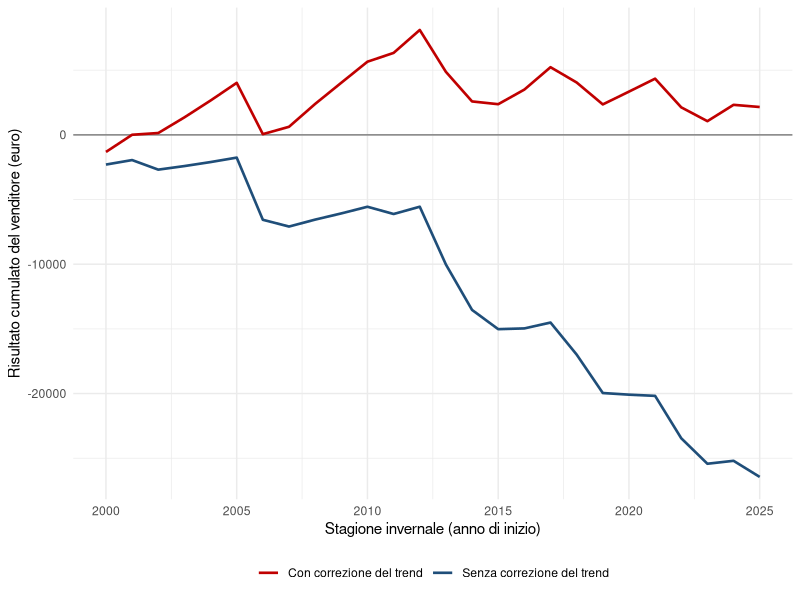

Write R code to recreate this figure.
# 06 - Verifica fuori campione: stagioni dal 2000/01 al 2025/26
#
# Per ogni stagione uso solo le stagioni precedenti e confronto la burn analysis
# senza correzione del trend con quella con correzione del trend.
# Il premio e attualizzato con l'Euribor a 6 mesi di ottobre di ciascun anno.
#
# Input:  risultati/indice_hdd.csv (prodotto dallo script 02)
#         dati/euribor_6m_bce.csv  (portale dati BCE)
# Output: risultati/tab_backtest.csv
#         risultati/06_backtest.txt
#         grafici/figura13_backtest.png

# directory di lavoro: la cartella codice_R 
library(ggplot2)

indice <- read.csv("risultati/indice_hdd.csv")
euribor <- read.csv("dati/euribor_6m_bce.csv")

tick <- 20

payoff_put <- function(indice_hdd, strike_put) {
  tick * pmax(strike_put - indice_hdd, 0)
}

risultati <- data.frame()

for (s in 2000:2025) {
  passato <- subset(indice, stagione < s)
  realizzato <- indice$HDD[indice$stagione == s]

  # tasso e fattore di sconto disponibili al 31 ottobre dell'anno s
  r <- euribor$tasso[euribor$mese == paste0(s, "-10")] / 100
  sconto <- exp(-r * 151 / 365)

  # strike: media delle ultime dieci stagioni, arrotondata alla decina
  K <- round(mean(tail(passato$HDD, 10)) / 10) * 10

  # senza correzione del trend
  previsione_grezza <- mean(passato$HDD)
  premio_grezzo <- sconto * mean(payoff_put(passato$HDD, K))

  # con correzione del trend
  passato$t <- passato$stagione - 1973
  trend <- lm(HDD ~ t, data = passato)
  previsione_detrend <- coef(trend)[1] + coef(trend)[2] * (s - 1973)
  detrend <- passato$HDD - fitted(trend) + previsione_detrend
  premio_detrend <- sconto * mean(payoff_put(detrend, K))

  # risultato di chi vende la put: premio incassato meno payoff pagato (attualizzato)
  pagato <- sconto * payoff_put(realizzato, K)

  riga <- data.frame(stagione = s, tasso = r, strike = K, realizzato = realizzato,
                     previsione_grezza = previsione_grezza,
                     previsione_detrend = previsione_detrend,
                     premio_grezzo = premio_grezzo, premio_detrend = premio_detrend,
                     payoff = pagato,
                     risultato_grezzo = premio_grezzo - pagato,
                     risultato_detrend = premio_detrend - pagato)
  risultati <- rbind(risultati, riga)
}

risultati$errore_grezzo <- risultati$previsione_grezza - risultati$realizzato
risultati$errore_detrend <- risultati$previsione_detrend - risultati$realizzato
write.csv(risultati, "risultati/tab_backtest.csv", row.names = FALSE)

sintesi <- data.frame(
  impostazione = c("Senza correzione del trend", "Con correzione del trend"),
  errore_medio = c(mean(risultati$errore_grezzo), mean(risultati$errore_detrend)),
  errore_assoluto_medio = c(mean(abs(risultati$errore_grezzo)), mean(abs(risultati$errore_detrend))),
  stagioni_sovrastimate = c(sum(risultati$errore_grezzo > 0), sum(risultati$errore_detrend > 0)),
  premio_medio = c(mean(risultati$premio_grezzo), mean(risultati$premio_detrend)),
  risultato_cumulato = c(sum(risultati$risultato_grezzo), sum(risultati$risultato_detrend)),
  stagioni_in_perdita = c(sum(risultati$risultato_grezzo < 0), sum(risultati$risultato_detrend < 0))
)

capture.output(
  print(sintesi),
  cat("\nPayoff medio pagato:", mean(risultati$payoff), "\n"),
  cat("Stagioni in cui la put e stata esercitata:", sum(risultati$payoff > 0), "su", nrow(risultati), "\n"),
  cat("Strike minimo e massimo:", range(risultati$strike), "\n"),
  cat("Euribor di ottobre minimo e massimo (%):", 100 * range(risultati$tasso), "\n"),
  file = "risultati/06_backtest.txt"
)

# Figura 13: risultato cumulato del venditore della put
risultati$cumulato_grezzo <- cumsum(risultati$risultato_grezzo)
risultati$cumulato_detrend <- cumsum(risultati$risultato_detrend)

grafico <- ggplot(risultati, aes(x = stagione)) +
  geom_hline(yintercept = 0, colour = "grey50") +
  geom_line(aes(y = cumulato_grezzo, colour = "Senza correzione del trend"), linewidth = 0.9) +
  geom_line(aes(y = cumulato_detrend, colour = "Con correzione del trend"), linewidth = 0.9) +
  scale_colour_manual(values = c("Senza correzione del trend" = "#1f4e79",
                                 "Con correzione del trend" = "#c00000")) +
  labs(x = "Stagione invernale (anno di inizio)",
       y = "Risultato cumulato del venditore (euro)", colour = NULL) +
  theme_minimal() +
  theme(legend.position = "bottom")

ggsave("grafici/figura13_backtest.png", grafico, width = 16, height = 9, units = "cm", dpi = 300)
